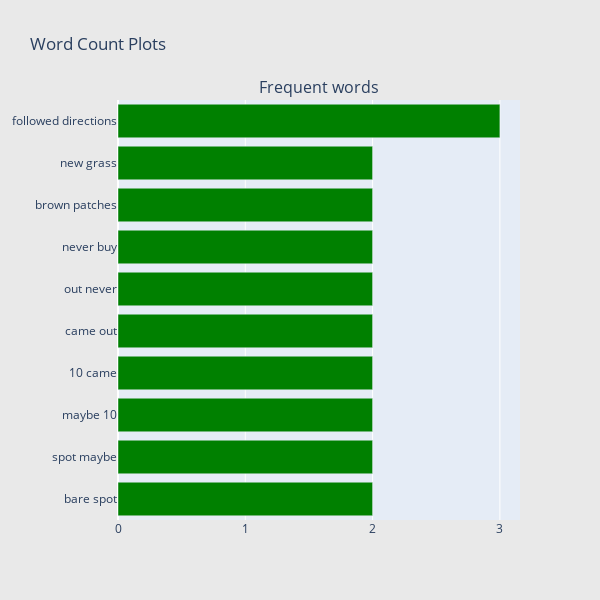

Notebook code cell kept with this figure:
### Code cell
## Get the bar chart from 1 rated reviews ##
freq_dict = defaultdict(int)
for sent in df_1["review_lower"]:
    for word in generate_ngrams(sent,2):
        freq_dict[word] += 1
fd_sorted = pd.DataFrame(sorted(freq_dict.items(), key=lambda x: x[1])[::-1])
fd_sorted.columns = ["word", "wordcount"]
trace0 = horizontal_bar_chart(fd_sorted.head(10), 'green')

# Creating two subplots
fig = tools.make_subplots(rows=1, cols=1, vertical_spacing=0.04,
                          subplot_titles=["Frequent words"])
fig.append_trace(trace0, 1, 1)
#fig.append_trace(trace1, 1, 2)
fig['layout'].update(height=600, width=600, paper_bgcolor='rgb(233,233,233)', title="Word Count Plots")
py.iplot(fig, filename='word-plots');

### Figure 1 — Plotly figure (JSON) as saved in the notebook; plotly's stock layout.template omitted (floating-point values rounded to 4 significant figures)
{"data": [{"marker": {"color": "green"}, "orientation": "h", "showlegend": false, "type": "bar", "x": [2, 2, 2, 2, 2, 2, 2, 2, 2, 3], "xaxis": "x", "y": ["bare spot", "spot maybe", "maybe 10", "10 came", "came out", "out never", "never buy", "brown patches", "new grass", "followed directions"], "yaxis": "y"}], "layout": {"annotations": [{"font": {"size": 16}, "showarrow": false, "text": "Frequent words", "x": 0.5, "xanchor": "center", "xref": "paper", "y": 1, "yanchor": "bottom", "yref": "paper"}], "height": 600, "paper_bgcolor": "rgb(233,233,233)", "title": {"text": "Word Count Plots"}, "width": 600, "xaxis": {"anchor": "y", "domain": [0, 1]}, "yaxis": {"anchor": "x", "domain": [0, 1]}}}
